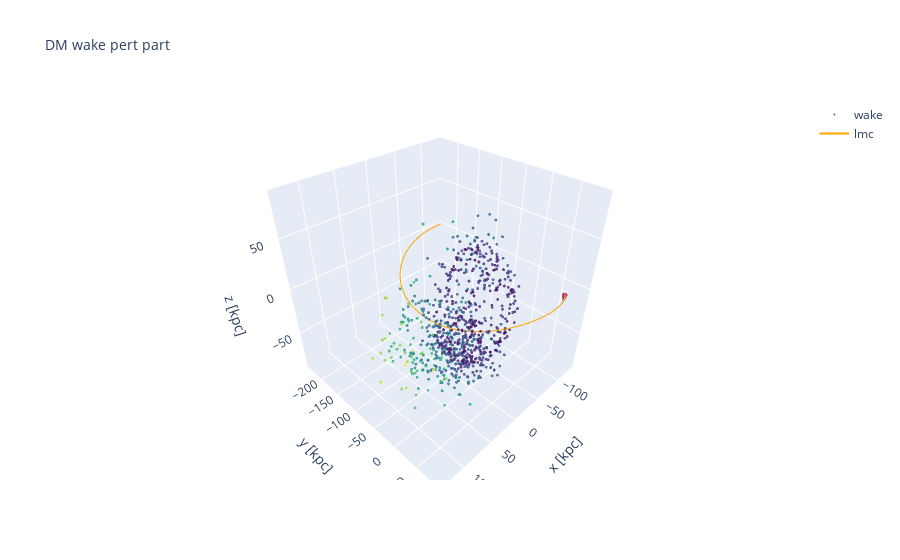

The code cell stored with this chart in its notebook:
### Code cell
pl.plot_3d(wake_particles_pert, rel_lmc, 'DM wake pert part')
pl.plot_3d_plt(wake_particles_pert, rel_lmc, 'Perturbed halo DM wake candidates')

### Figure 1 — Plotly figure (JSON) as saved in the notebook; plotly's stock layout.template omitted (floating-point values rounded to 4 significant figures; data arrays with more than 128 entries replaced by an {"elided": "..."} marker saying what was removed)
{"data": [{"marker": {"color": {"elided": "783 float values"}, "colorscale": [[0, "#440154"], [0.1111, "#482878"], [0.2222, "#3e4989"], [0.3333, "#31688e"], [0.4444, "#26828e"], [0.5556, "#1f9e89"], [0.6667, "#35b779"], [0.7778, "#6ece58"], [0.8889, "#b5de2b"], [1, "#fde725"]], "opacity": 0.8, "size": 1}, "mode": "markers", "name": "wake", "type": "scatter3d", "x": {"elided": "783 float values"}, "y": {"elided": "783 float values"}, "z": {"elided": "783 float values"}}, {"marker": {"color": "orange", "opacity": 0.8, "size": 1}, "mode": "lines", "name": "lmc", "type": "scatter3d", "x": {"elided": "151 float values"}, "y": {"elided": "151 float values"}, "z": {"elided": "151 float values"}}, {"anchor": "tail", "name": "lmc velocity", "opacity": 0.8, "showscale": false, "sizemode": "absolute", "sizeref": 10, "type": "cone", "u": [4.634], "v": [-2.636], "w": [-77.91], "x": [-106.6], "y": [77.01], "z": [-0.1334]}], "layout": {"scene": {"aspectratio": {"x": 1, "y": 1, "z": 1}, "xaxis": {"title": {"text": "x [kpc]"}}, "yaxis": {"title": {"text": "y [kpc]"}}, "zaxis": {"title": {"text": "z [kpc]"}}}, "title": {"font": {"size": 14}, "text": "DM wake pert part"}}}
